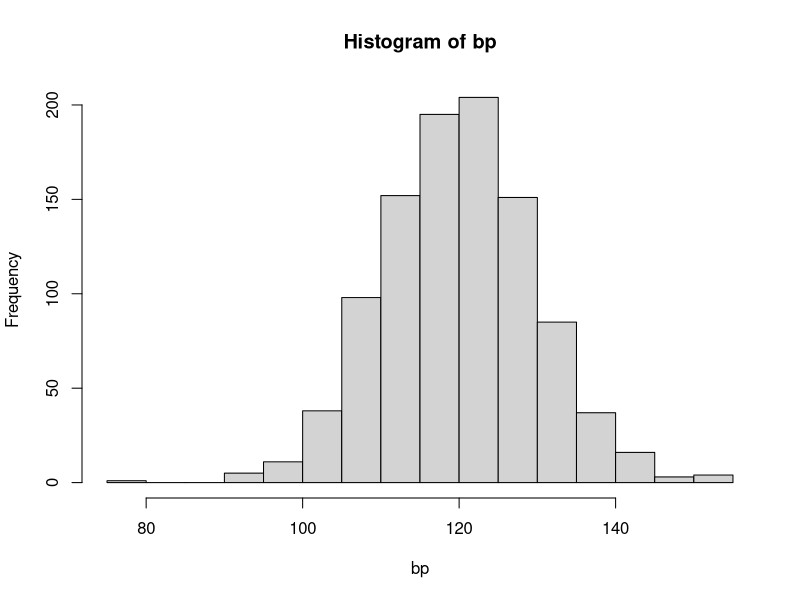

Recreate this plot in R. (Note: this script raises an error after producing the figure.)
# prog2.R
# fake regression example code from class
# EPID 799B UNC-CH
# Nathaniel MacNell

# create a random normal independet variable
bp  <- rnorm(n=1000, mean=120, sd=10)

# create a copy and trim to max of 120
bp1 <- bp
bp1[bp>120] <-120
hist(bp)

# create a random normal covariate
age <- rnorm(n=1000, mean=50,  sd=5 )

# glue together variables into a data frame
epi <- data.frame(bp,age)

# create a new dependent variable
# this is just an arthimetic equation
# but creates data consistent with the given model
# Note that an error term is added so that 
# we can estimate the consifdence intervals.
epi$crp <- bp*100 + age*5 + rnorm(n=1000,mean=0,sd=1)

# inspect the resulting dataset
names(epi)
head(epi)

# estimate a model and save to m1 model object
# I read ~ as "is predicted by" (model symbol)
m1 <- glm(crp ~ bp + age, data=epi)

# m1 is like a mini-dataset
summary(m1)
names(m1)

# you can use this property to pull out
# parts and do things with them
# (here, a plot of y versus residuals)
plot(crp,m1$residuals)

# let's make a binary version for logistic
# regression. First, create a new variale
crbp <- rep(NA,length(epi$bp))

# next, classify based on the value of bp
crbp[epi$crp > mean(epi$crp)] <- 1
crbp[is.na(crbp)] <- 0

# add the resulting variable to the data frame
epi$crbp <- crbp

# this is a logistic regression, just
# set the family option! (and feed in a
# binary variable on the left hand side)
m2 <- glm(crbp ~ age, data=epi, family=binomial("logit"))

# here is how we actually inspect the models
summary(m1)
summary(m2)

# the logistic regression is on the log scale
# so we need to exponentiate exp() the 
# coefficients and confidence intervals.
# coef() and confint() access these properties
exp(coef(m2))
exp(confint(m2))

# you can also get a series of plots
# of the model object:
plot(m2)


  